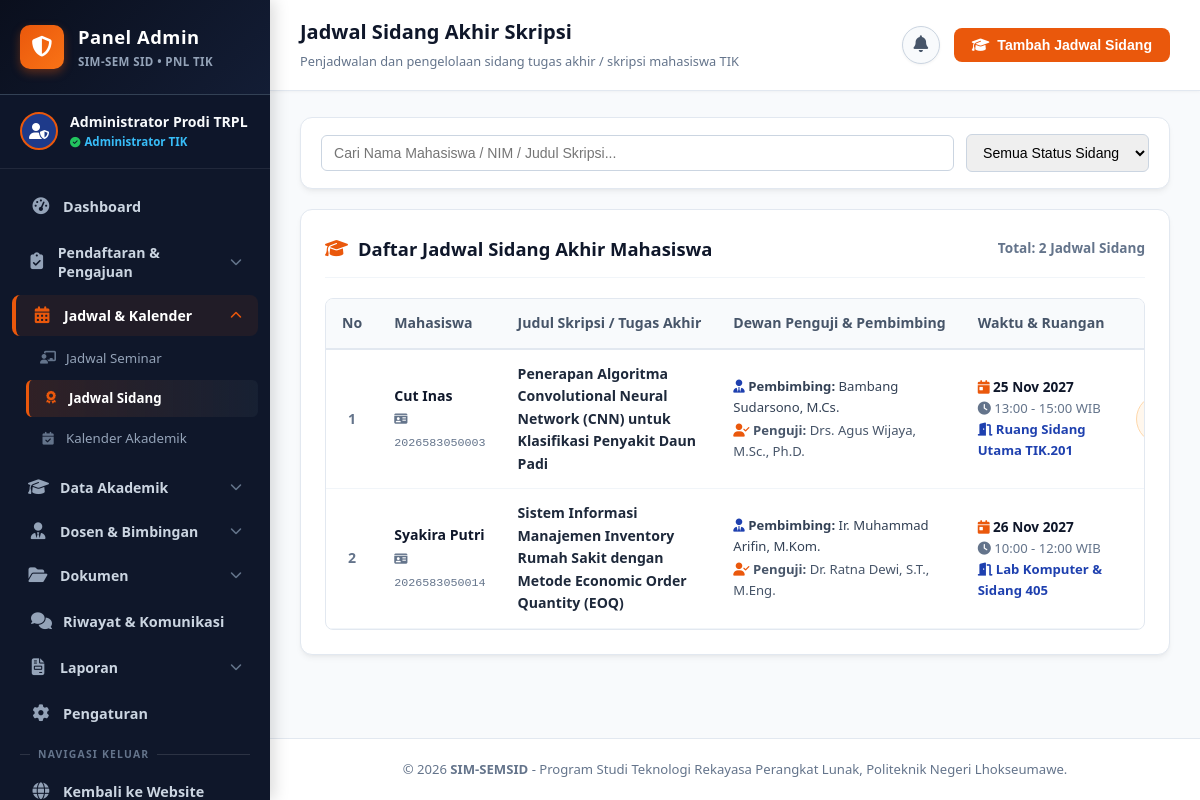
Screenshot of /admin_jadwal_sidang.php (signed in) with the database file from the repository.
### tables this page shows
CREATE TABLE `pendaftaran_seminar_sidang` (
  `id` int(11) NOT NULL AUTO_INCREMENT,
  `mahasiswa_id` int(11) NOT NULL,
  `jenis` enum('Seminar Proposal','Sidang Akhir Skripsi') NOT NULL,
  `kategori` enum('seminar','sidang') NOT NULL,
  `judul` varchar(255) NOT NULL,
  `dosen_pembimbing_id` int(11) NOT NULL,
  `dosen_penguji_id` int(11) NOT NULL,
  `ruangan_id` int(11) DEFAULT NULL,
  `tanggal` date DEFAULT NULL,
  `jam_mulai` time DEFAULT NULL,
  `jam_selesai` time DEFAULT NULL,
  `status` enum('Menunggu Verifikasi','Terjadwal','Sedang Berlangsung','Selesai','Ditolak') NOT NULL DEFAULT 'Menunggu Verifikasi',
  `berkas_dokumen` varchar(255) DEFAULT NULL,
  `catatan` text DEFAULT NULL,
  `created_at` timestamp NOT NULL DEFAULT current_timestamp(),
  `updated_at` timestamp NOT NULL DEFAULT current_timestamp() ON UPDATE current_timestamp(),
  PRIMARY KEY (`id`),
  KEY `fk_pendaftaran_mhs` (`mahasiswa_id`),
  KEY `fk_pendaftaran_pembimbing` (`dosen_pembimbing_id`),
  KEY `fk_pendaftaran_penguji` (`dosen_penguji_id`),
  KEY `fk_pendaftaran_ruangan` (`ruangan_id`),
  CONSTRAINT `fk_pendaftaran_mhs` FOREIGN KEY (`mahasiswa_id`) REFERENCES `mahasiswa` (`id`) ON DELETE CASCADE,
  CONSTRAINT `fk_pendaftaran_pembimbing` FOREIGN KEY (`dosen_pembimbing_id`) REFERENCES `dosen` (`id`),
  CONSTRAINT `fk_pendaftaran_penguji` FOREIGN KEY (`dosen_penguji_id`) REFERENCES `dosen` (`id`),
  CONSTRAINT `fk_pendaftaran_ruangan` FOREIGN KEY (`ruangan_id`) REFERENCES `ruangan` (`id`) ON DELETE SET NULL
);

CREATE TABLE `mahasiswa` (
  `id` int(11) NOT NULL AUTO_INCREMENT,
  `nim` varchar(25) NOT NULL,
  `nama` varchar(100) NOT NULL,
  `tanggal_lahir` date DEFAULT NULL,
  `password` varchar(255) NOT NULL,
  `is_password_changed` tinyint(1) DEFAULT 0,
  `program_studi` varchar(100) DEFAULT 'Teknologi Rekayasa Perangkat Lunak',
  `email` varchar(100) DEFAULT NULL,
  `no_hp` varchar(20) DEFAULT NULL,
  `created_at` timestamp NOT NULL DEFAULT current_timestamp(),
  PRIMARY KEY (`id`),
  UNIQUE KEY `nim` (`nim`)
);

CREATE TABLE `dosen` (
  `id` int(11) NOT NULL AUTO_INCREMENT,
  `nidn` varchar(30) NOT NULL,
  `nama_dosen` varchar(100) NOT NULL,
  `gelar_akademik` varchar(50) NOT NULL,
  `password` varchar(255) NOT NULL DEFAULT '',
  `program_studi` varchar(100) DEFAULT 'Teknologi Rekayasa Perangkat Lunak',
  `email` varchar(100) NOT NULL,
  `no_hp` varchar(25) NOT NULL,
  `status` enum('Aktif','Cuti','Tidak Aktif') DEFAULT 'Aktif',
  `kuota_maksimal` int(11) NOT NULL DEFAULT 8,
  `created_at` timestamp NOT NULL DEFAULT current_timestamp(),
  PRIMARY KEY (`id`),
  UNIQUE KEY `nidn` (`nidn`)
);

CREATE TABLE `ruangan` (
  `id` int(11) NOT NULL AUTO_INCREMENT,
  `kode_ruangan` varchar(30) NOT NULL,
  `nama_ruangan` varchar(100) NOT NULL,
  `gedung` varchar(100) NOT NULL,
  `kapasitas` int(11) NOT NULL DEFAULT 30,
  `fasilitas` text DEFAULT NULL,
  `status` enum('Tersedia','Sedang Digunakan','Sudah Dipesan') NOT NULL DEFAULT 'Tersedia',
  `created_at` timestamp NOT NULL DEFAULT current_timestamp(),
  PRIMARY KEY (`id`),
  UNIQUE KEY `kode_ruangan` (`kode_ruangan`)
);

### admin_jadwal_sidang.php (the view, shortened to what this page needs)
<?php
require_once 'koneksi.php';
$search = trim($_GET['search'] ?? '');
$sql = "SELECT p.*, m.nama AS nama_mahasiswa, m.nim,
               d1.nama_dosen AS nama_pembimbing, d1.gelar_akademik AS gelar_pembimbing,
               d2.nama_dosen AS nama_penguji, d2.gelar_akademik AS gelar_penguji,
               r.kode_ruangan, r.nama_ruangan, r.gedung
        FROM pendaftaran_seminar_sidang p
        JOIN mahasiswa m ON p.mahasiswa_id = m.id
        JOIN dosen d1 ON p.dosen_pembimbing_id = d1.id
        JOIN dosen d2 ON p.dosen_penguji_id = d2.id
        LEFT JOIN ruangan r ON p.ruangan_id = r.id
        WHERE p.kategori = 'sidang'";
$params = [];
$types  = "";
$sql .= " ORDER BY p.tanggal ASC, p.jam_mulai ASC";
if (!empty($params)) {
    $stmt = mysqli_prepare($conn, $sql);
    mysqli_stmt_bind_param($stmt, $types, ...$params);
    mysqli_stmt_execute($stmt);
    $result_sidang = mysqli_stmt_get_result($stmt);
} else {
    $result_sidang = mysqli_query($conn, $sql);
}
?>
<!DOCTYPE html>
<html lang="id">
<head>
    <link rel="stylesheet" href="https://cdnjs.cloudflare.com/ajax/libs/font-awesome/6.4.0/css/all.min.css">
    <link rel="stylesheet" href="style.css">
    <link rel="stylesheet" href="admin_style.css">
</head>
<body class="admin-body">
    <?php include 'admin_sidebar.php'; ?>
    <div class="admin-main-wrapper">
        <header class="admin-topbar">
            <div class="admin-topbar-left">
                <div class="admin-topbar-title">
                    <h1>Jadwal Sidang Akhir Skripsi</h1>
                    <span>Penjadwalan dan pengelolaan sidang tugas akhir / skripsi mahasiswa TIK</span>
                </div>
            </div>
            <div class="admin-topbar-right">
                <?php include 'komponen_notifikasi_lonceng.php'; ?>
                <button type="button" class="btn-admin-orange" onclick="bukaModalTambah();">
                    <i class="fas fa-graduation-cap"></i> Tambah Jadwal Sidang
                </button>
            </div>
        </header>
        <main class="admin-content-body">
            <div class="admin-card-panel" style="padding: 16px 20px; margin-bottom: 20px;">
                <form method="GET" action="admin_jadwal_sidang.php" style="display: flex; gap: 12px; flex-wrap: wrap; align-items: center;">
                    <div style="flex: 1; min-width: 240px;">
                        <input type="text" name="search" placeholder="Cari Nama Mahasiswa / NIM / Judul Skripsi..." value="<?= htmlspecialchars($search); ?>" style="width: 100%; padding: 9px 12px; border: 1px solid #cbd5e1; border-radius: 6px; font-size: 0.88rem;">
                    </div>
                    <div>
                        <select name="status" onchange="this.form.submit();" style="padding: 9px 12px; border: 1px solid #cbd5e1; border-radius: 6px; font-size: 0.88rem;">
                            <option value="">Semua Status Sidang</option>
                        </select>
                    </div>
                </form>
            </div>
            <div class="admin-card-panel">
                <div class="admin-panel-header">
                    <h3><i class="fas fa-graduation-cap" style="color: var(--admin-accent-orange);"></i> Daftar Jadwal Sidang Akhir Mahasiswa</h3>
                    <span style="font-size: 0.85rem; color: #64748b; font-weight: 600;">
                        Total: <strong><?= $result_sidang ? mysqli_num_rows($result_sidang) : 0; ?></strong> Jadwal Sidang
                    </span>
                </div>
                <div class="admin-table-responsive">
                    <table class="admin-data-table">
                        <thead>
                            <tr>
                                <th style="width: 40px; text-align: center;">No</th>
                                <th>Mahasiswa</th>
                                <th>Judul Skripsi / Tugas Akhir</th>
                                <th>Dewan Penguji & Pembimbing</th>
                                <th>Waktu & Ruangan</th>
                                <th style="text-align: center; width: 120px;">Status</th>
                            </tr>
                        </thead>
                        <tbody>
                            <?php if ($result_sidang && mysqli_num_rows($result_sidang) > 0): ?>
                                <?php $no = 1; while ($s = mysqli_fetch_assoc($result_sidang)): ?>
                                    <tr>
                                        <td style="text-align: center; font-weight: 700; color: #64748b;"><?= $no++; ?></td>
                                        <td>
                                            <div style="font-weight: 700; color: var(--admin-navy);"><?= htmlspecialchars($s['nama_mahasiswa']); ?></div>
                                            <small style="color: var(--admin-text-muted); font-family: monospace;"><i class="fas fa-id-card"></i> <?= htmlspecialchars($s['nim']); ?></small>
                                        </td>
                                        <td>
                                            <div style="font-weight: 600; color: #1e293b; font-size: 0.88rem; max-width: 320px;">
                                                <?= htmlspecialchars($s['judul']); ?>
                                            </div>
                                        </td>
                                        <td>
                                            <div style="font-size: 0.82rem; color: #334155;">
                                                <i class="fas fa-user-tie" style="color: var(--admin-blue-primary);"></i> <strong>Pembimbing:</strong> <?= htmlspecialchars($s['nama_pembimbing']); ?>, <?= htmlspecialchars($s['gelar_pembimbing']); ?>
                                            </div>
                                            <div style="font-size: 0.82rem; color: #475569; margin-top: 2px;">
                                                <i class="fas fa-user-check" style="color: var(--admin-accent-orange);"></i> <strong>Penguji:</strong> <?= htmlspecialchars($s['nama_penguji']); ?>, <?= htmlspecialchars($s['gelar_penguji']); ?>
                                            </div>
                                        </td>
                                        <td>
                                            <div style="font-size: 0.85rem; font-weight: 700; color: var(--admin-navy);">
                                                <i class="fas fa-calendar-day" style="color: var(--admin-accent-orange);"></i> <?= $s['tanggal'] ? date('d M Y', strtotime($s['tanggal'])) : '-'; ?>
                                            </div>
                                            <div style="font-size: 0.82rem; color: #64748b;">
                                                <i class="fas fa-clock"></i> <?= $s['jam_mulai'] ? substr($s['jam_mulai'],0,5).' - '.substr($s['jam_selesai'],0,5).' WIB' : '-'; ?>
                                            </div>
                                            <div style="font-size: 0.82rem; color: var(--admin-blue-primary); font-weight: 600;">
                                                <i class="fas fa-door-open"></i> <?= htmlspecialchars($s['nama_ruangan'] ?? 'Ruangan belum diatur'); ?>
                                            </div>
                                        </td>
                                        <td style="text-align: center;">
                                            <?php
                                            $st = $s['status'];
                                            $b_class = 'badge-admin-blue';
                                            if ($st === 'Sedang Berlangsung') $b_class = 'badge-admin-orange';
                                            elseif ($st === 'Selesai') $b_class = 'badge-admin-green';
                                            elseif ($st === 'Ditolak') $b_class = 'badge-admin-red';
                                            ?>
                                            <span class="<?= $b_class; ?>"><?= htmlspecialchars($st); ?></span>
                                        </td>
                                    </tr>
                                <?php endwhile; ?>
                            <?php endif; ?>
                        </tbody>
                    </table>
                </div>
            </div>
        </main>
        <footer class="admin-footer">
            &copy; <?= date('Y'); ?> <strong>SIM-SEMSID</strong> - Program Studi Teknologi Rekayasa Perangkat Lunak, Politeknik Negeri Lhokseumawe.
        </footer>
    </div>
</body>
</html>

### style.css (style rules this page uses)
:root { --primary: #ea580c; --primary-hover: #c2410c; --primary-light: #fff7ed; --primary-border: #fed7aa; --secondary: #0f172a; --text-muted: #64748b; --bg-light: #f8fafc; --bg-white: #ffffff; --border-color: #e2e8f0; --success: #16a34a; --warning: #d97706; --font-main: 'Segoe UI', -apple-system, BlinkMacSystemFont, Roboto, sans-serif; --radius-sm: 8px; --radius-md: 12px; --radius-lg: 18px; --shadow-sm: 0 1px 3px rgba(0, 0, 0, 0.05); --shadow-md: 0 4px 14px rgba(0, 0, 0, 0.07); --shadow-lg: 0 10px 25px rgba(234, 88, 12, 0.12); --transition: all 0.3s ease; }
* { margin: 0; padding: 0; box-sizing: border-box; }
html { scroll-behavior: smooth; }
body { font-family: var(--font-main); background-color: var(--bg-light); color: var(--secondary); line-height: 1.6; }
:root { --site-sidebar-width: 270px; --site-navy-dark: #0a0f1d; --site-navy: #0f172a; --site-navy-surface: #1e293b; --site-navy-border: #334155; --site-orange-accent: #ea580c; }

### admin_style.css (style rules this page uses)
:root { --admin-navy-dark: #0a0f1d; --admin-navy: #0f172a; --admin-navy-surface: #1e293b; --admin-navy-border: #334155; --admin-blue-primary: #1e40af; --admin-blue-hover: #1d4ed8; --admin-blue-light: #eff6ff; --admin-blue-border: #bfdbfe; --admin-accent-orange: #ea580c; --admin-accent-light: #fff7ed; --admin-accent-border: #fed7aa; --admin-bg-content: #f8fafc; --admin-text-main: #0f172a; --admin-text-muted: #64748b; --admin-radius: 12px; --admin-radius-lg: 16px; --admin-shadow: 0 4px 6px -1px rgba(0, 0, 0, 0.05), 0 2px 4px -2px rgba(0, 0, 0, 0.05); --admin-shadow-hover: 0 10px 15px -3px rgba(0, 0, 0, 0.08), 0 4px 6px -4px rgba(0, 0, 0, 0.05); }
body.admin-body, .admin-app, body.dashboard-wrapper { background-color: var(--admin-bg-content); color: var(--admin-text-main); font-family: 'Segoe UI', -apple-system, BlinkMacSystemFont, Roboto, sans-serif; margin: 0; padding: 0; display: flex; min-height: 100vh; overflow-x: hidden; }
.admin-main-wrapper, .admin-main { flex: 1; margin-left: 270px; display: flex; flex-direction: column; min-height: 100vh; background-color: var(--admin-bg-content); transition: all 0.3s ease; width: calc(100% - 270px); }
.admin-topbar { background: white; padding: 16px 30px; border-bottom: 1px solid #e2e8f0; display: flex; justify-content: space-between; align-items: center; position: sticky; top: 0; z-index: 900; box-shadow: 0 1px 3px rgba(0, 0, 0, 0.04); }
.admin-topbar-left { display: flex; align-items: center; gap: 16px; }
.admin-topbar-title h1 { font-size: 1.25rem; font-weight: 800; color: var(--admin-navy); margin: 0; }
.admin-topbar-title span { font-size: 0.8rem; color: var(--admin-text-muted); }
.admin-topbar-right { display: flex; align-items: center; gap: 14px; }
.admin-content-body { padding: 26px 30px; flex: 1; }
.admin-card-panel, .admin-table-card { background: white; border-radius: var(--admin-radius); border: 1px solid #e2e8f0; box-shadow: var(--admin-shadow); padding: 24px; margin-bottom: 25px; }
.admin-panel-header, .admin-table-header { display: flex; justify-content: space-between; align-items: center; margin-bottom: 20px; padding-bottom: 14px; border-bottom: 1px solid #f1f5f9; flex-wrap: wrap; gap: 12px; }
.admin-panel-header h3, .admin-table-title { margin: 0; font-size: 1.15rem; font-weight: 800; color: var(--admin-navy); display: flex; align-items: center; gap: 10px; }
.admin-table-responsive, .table-responsive { width: 100%; overflow-x: auto; border-radius: 8px; border: 1px solid #e2e8f0; }
.admin-data-table { width: 100%; border-collapse: collapse; font-size: 0.88rem; text-align: left; }
.admin-data-table th { background: #f8fafc; color: #475569; font-weight: 700; padding: 13px 16px; border-bottom: 2px solid #e2e8f0; white-space: nowrap; }
.admin-data-table td { padding: 13px 16px; border-bottom: 1px solid #f1f5f9; color: #334155; vertical-align: middle; }
.badge-admin-orange { background: #fff7ed; color: #c2410c; border: 1px solid #fed7aa; padding: 4px 10px; border-radius: 50px; font-size: 0.78rem; font-weight: 700; display: inline-flex; align-items: center; gap: 5px; }
.btn-admin-orange { background-color: var(--admin-accent-orange); color: white; border: none; padding: 9px 18px; border-radius: 8px; font-size: 0.88rem; font-weight: 700; cursor: pointer; text-decoration: none; display: inline-flex; align-items: center; gap: 8px; transition: all 0.2s ease; }
.admin-footer { text-align: center; padding: 20px; font-size: 0.82rem; color: #64748b; border-top: 1px solid #e2e8f0; background: white; margin-top: auto; }

### rows the page displays
pendaftaran_seminar_sidang: mahasiswa.nama "Cut Inas", mahasiswa.nim "2026583050003", judul "Penerapan Algoritma Convolutional Neural Network (CNN) untuk Klasifikasi Penyakit Daun Padi", dosen_pembimbing.nama_dosen "Bambang Sudarsono", dosen_pembimbing.gelar_akademik "M.Cs.", dosen_penguji.nama_dosen "Drs. Agus Wijaya", dosen_penguji.gelar_akademik "M.Sc., Ph.D.", tanggal "25 Nov 2027", jam_mulai "13:00", jam_selesai "15:00", ruangan.nama_ruangan "Ruang Sidang Utama TIK.201"
pendaftaran_seminar_sidang: mahasiswa.nama "Syakira Putri", mahasiswa.nim "2026583050014", judul "Sistem Informasi Manajemen Inventory Rumah Sakit dengan Metode Economic Order Quantity (EOQ)", dosen_pembimbing.nama_dosen "Ir. Muhammad Arifin", dosen_pembimbing.gelar_akademik "M.Kom.", dosen_penguji.nama_dosen "Dr. Ratna Dewi", dosen_penguji.gelar_akademik "S.T., M.Eng.", tanggal "26 Nov 2027", jam_mulai "10:00", jam_selesai "12:00", ruangan.nama_ruangan "Lab Komputer & Sidang 405"

### other values shown
$admin_nama_tampil "Administrator Prodi TRPL"
mysqli_num_rows($result_sidang) "2"
